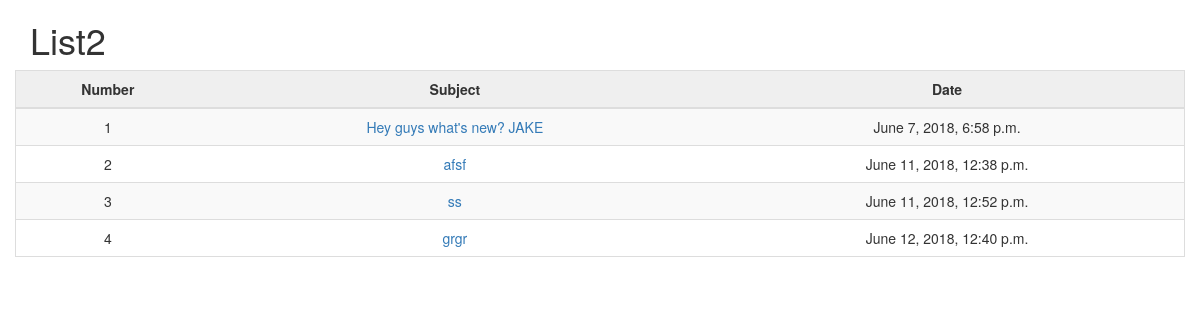
Page /polls/list2 on the committed database.
### polls/models.py (models this page shows, shortened)
class Question(models.Model):
    question_text = models.CharField(max_length=200)
    pub_date = models.DateTimeField('date published')
    def was_published_recently(self):
        now = timezone.now()
        return now - datetime.timedelta(days=1) <= self.pub_date <= now
    was_published_recently.admin_order_field = 'pub_date'
    was_published_recently.boolean = True
    was_published_recently.short_description = 'Published recently?'

### polls/views.py (the view)
# urls.py: path('list2', views.listView),
def listView(request):
    questions = Question.objects.all()
    return render(request, 'polls/list2.html', {'questions': questions})

### polls/templates/polls/list2.html (shortened to what this page needs)
<!DOCTYPE html>
{% load static %}
<html lang="en">
<head>
    <link rel="stylesheet" type="text/css" href="{% static 'polls/style.css' %}" />
    <link rel="stylesheet" href="{% static 'polls/css/bootstrap.css' %}">
</head>
<body>
<div class="container">
	<h1>List2</h1>
	<div class="row">
		<table class="table table-striped" style="text-align:center; border:1px solid #dddddd">
			<tr>
				<th style="background-color:#eeeeeeee; text-align:center;">Number</th>
				<th style="background-color:#eeeeeeee; text-align:center;">Subject</th>
				<th style="background-color:#eeeeeeee; text-align:center;">Date</th>
			</tr>
			<tbody>
			{% for question in questions %}
				<tr>
					<td>{{ question.id }}</td>
					<td><a href="{% url 'polls:detail' question.id %}">{{ question.question_text }}</a></td>
					<td>{{ question.pub_date }}</td>
				</tr>
			{% endfor %}
			</tbody>
		</table>
	</div>
</div>
</body>
</html>

### polls/static/polls/style.css (style rules this page uses)
body { background-image: white url("images/001.jpg") no-repeat; }
h1 { color:green; }

### rows in the picture
Question: id "1", question_text "Hey guys what's new? JAKE", pub_date "June 7, 2018, 6:58 p.m."
Question: id "2", question_text "afsf", pub_date "June 11, 2018, 12:38 p.m."
Question: id "3", question_text "ss", pub_date "June 11, 2018, 12:52 p.m."
Question: id "4", question_text "grgr", pub_date "June 12, 2018, 12:40 p.m."
